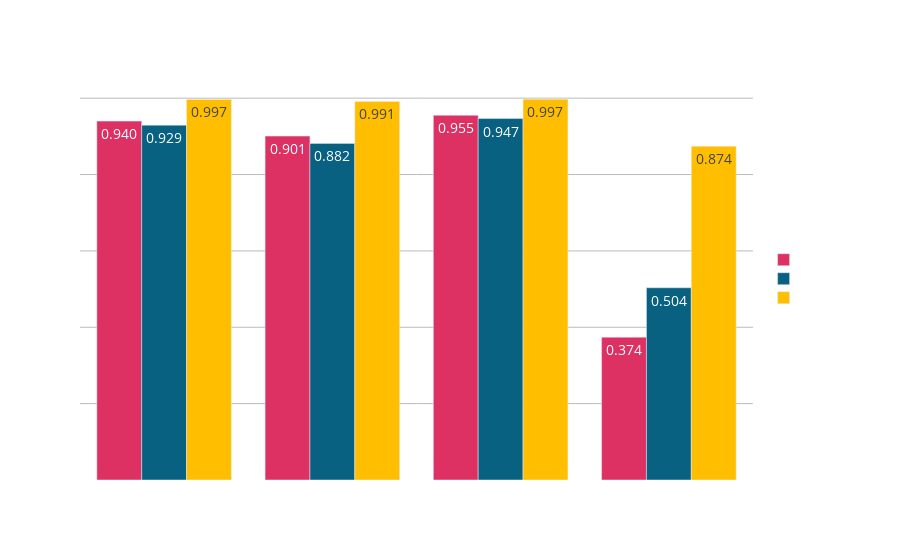

This figure's notebook cell:
### Code cell
fig = px.bar(score_df, 
    x='Model', y='Score Value',
    text='Score Value',
    color='Score Name',
    color_discrete_sequence=col_seq,
    barmode='group')

fig.update_layout(
    yaxis_range=[0,1.1],
    yaxis_gridcolor='#bbbbbb',
    yaxis_color='white',
    xaxis_color='white',
    paper_bgcolor='rgba(0,0,0,0)', 
    plot_bgcolor='rgba(0,0,0,0)',
    font=dict(size=12),
    legend_font_color="white",
    legend=dict(
        yanchor="middle",
        y=0.5,
        xanchor="right",
        x=1.2,
        font=dict(size = 12))
    )
fig.update_traces(textposition='inside', textfont_size=14, texttemplate='%{text:0.3f}')
fig.show()

### Figure 1 — Plotly figure (JSON) as saved in the notebook; plotly's stock layout.template omitted (floating-point values rounded to 4 significant figures)
{"data": [{"alignmentgroup": "True", "hovertemplate": "Score Name=f1<br>Model=%{x}<br>Score Value=%{text}<extra></extra>", "legendgroup": "f1", "marker": {"color": "#DE3163", "pattern": {"shape": ""}}, "name": "f1", "offsetgroup": "f1", "orientation": "v", "showlegend": true, "text": [0.9399, 0.9006, 0.9552, 0.3741], "textfont": {"size": 14}, "textposition": "inside", "texttemplate": "%{text:0.3f}", "type": "bar", "x": ["Random Forest Classifier", "Logistic Regression", "XGBClassifier", "AdaBoost"], "xaxis": "x", "y": [0.9399, 0.9006, 0.9552, 0.3741], "yaxis": "y"}, {"alignmentgroup": "True", "hovertemplate": "Score Name=matthews<br>Model=%{x}<br>Score Value=%{text}<extra></extra>", "legendgroup": "matthews", "marker": {"color": "#096182", "pattern": {"shape": ""}}, "name": "matthews", "offsetgroup": "matthews", "orientation": "v", "showlegend": true, "text": [0.9294, 0.8815, 0.9467, 0.5035], "textfont": {"size": 14}, "textposition": "inside", "texttemplate": "%{text:0.3f}", "type": "bar", "x": ["Random Forest Classifier", "Logistic Regression", "XGBClassifier", "AdaBoost"], "xaxis": "x", "y": [0.9294, 0.8815, 0.9467, 0.5035], "yaxis": "y"}, {"alignmentgroup": "True", "hovertemplate": "Score Name=roc_auc_score<br>Model=%{x}<br>Score Value=%{text}<extra></extra>", "legendgroup": "roc_auc_score", "marker": {"color": "#FFBF00", "pattern": {"shape": ""}}, "name": "roc_auc_score", "offsetgroup": "roc_auc_score", "orientation": "v", "showlegend": true, "text": [0.9969, 0.9914, 0.9974, 0.874], "textfont": {"size": 14}, "textposition": "inside", "texttemplate": "%{text:0.3f}", "type": "bar", "x": ["Random Forest Classifier", "Logistic Regression", "XGBClassifier", "AdaBoost"], "xaxis": "x", "y": [0.9969, 0.9914, 0.9974, 0.874], "yaxis": "y"}], "layout": {"barmode": "group", "font": {"size": 12}, "legend": {"font": {"color": "white", "size": 12}, "title": {"text": "Score Name"}, "tracegroupgap": 0, "x": 1.2, "xanchor": "right", "y": 0.5, "yanchor": "middle"}, "margin": {"t": 60}, "paper_bgcolor": "rgba(0,0,0,0)", "plot_bgcolor": "rgba(0,0,0,0)", "xaxis": {"anchor": "y", "color": "white", "domain": [0, 1], "title": {"text": "Model"}}, "yaxis": {"anchor": "x", "color": "white", "domain": [0, 1], "gridcolor": "#bbbbbb", "range": [0, 1.1], "title": {"text": "Score Value"}}}}
